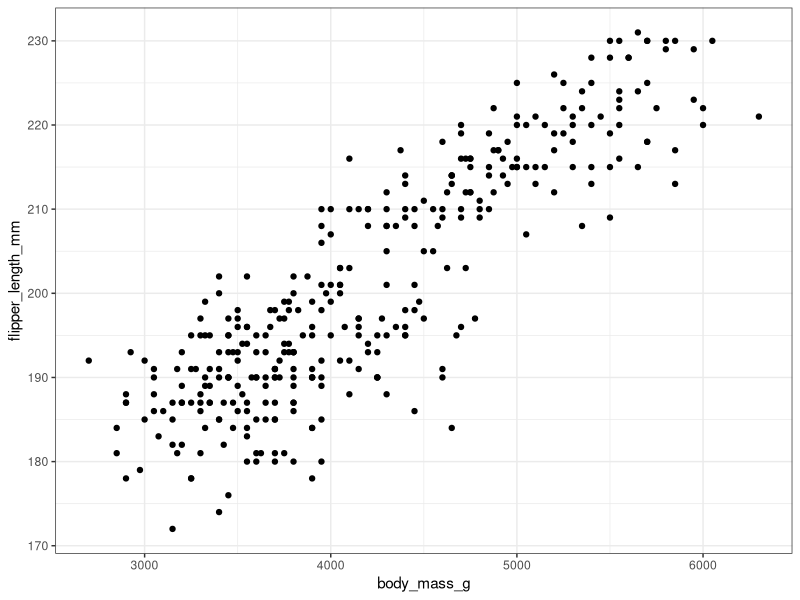
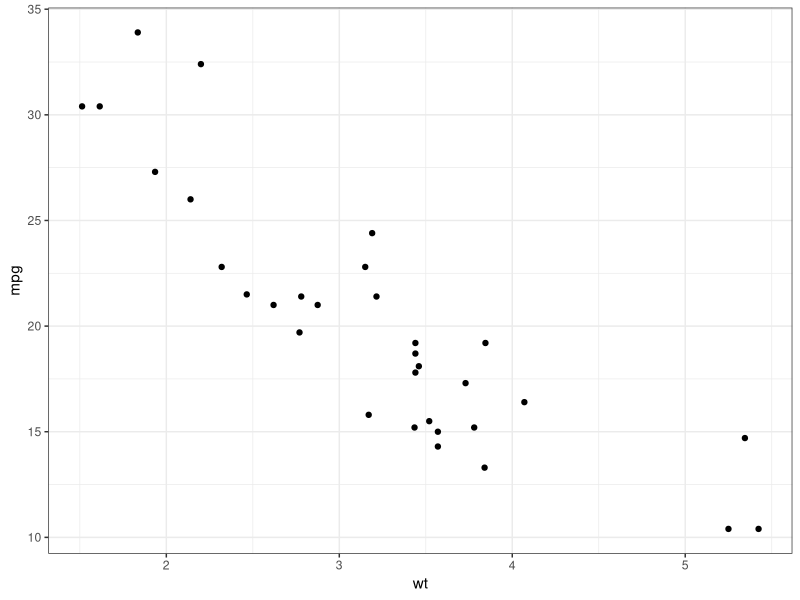

The R source for these figures, in order:
## ---- chunk 1
library(tidyverse)
library(palmerpenguins)
## ---- chunk 2
theme_set(
  theme_bw()
)
## ---- chunk 3
penguins %>% 
  ggplot(aes(body_mass_g, flipper_length_mm)) +
  geom_point()
## ---- chunk 4
my_mapping <- aes(x = wt, y = mpg)
my_mapping
## ---- chunk 5
class(my_mapping)
## ---- chunk 6
str(my_mapping)
## ---- chunk 7
aes(!!!my_mapping)
## ---- chunk 8
my_other_mapping <- aes(colour = am)
## ---- chunk 9
aes(!!!my_mapping, !!!my_other_mapping)
## ---- chunk 10
mtcars %>% ggplot(aes(!!!my_mapping)) + geom_point()
## ---- chunk 11
my_other_mapping <- aes(colour = qux)
aes(!!!my_mapping, !!!my_other_mapping) 
